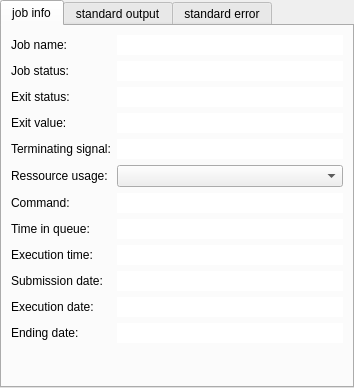
<?xml version="1.0" encoding="UTF-8"?>
<ui version="4.0">
 <class>JobInfo</class>
 <widget class="QTabWidget" name="JobInfo">
  <property name="geometry">
   <rect>
    <x>0</x>
    <y>0</y>
    <width>354</width>
    <height>388</height>
   </rect>
  </property>
  <property name="minimumSize">
   <size>
    <width>250</width>
    <height>0</height>
   </size>
  </property>
  <property name="windowTitle">
   <string>TabWidget</string>
  </property>
  <property name="currentIndex">
   <number>0</number>
  </property>
  <widget class="QWidget" name="tab_job_info">
   <attribute name="title">
    <string>job info</string>
   </attribute>
   <layout class="QFormLayout" name="formLayout">
    <item row="0" column="0">
     <widget class="QLabel" name="label_3">
      <property name="text">
       <string>Job name:</string>
      </property>
     </widget>
    </item>
    <item row="0" column="1">
     <widget class="QLineEdit" name="job_name">
      <property name="frame">
       <bool>false</bool>
      </property>
      <property name="readOnly">
       <bool>true</bool>
      </property>
     </widget>
    </item>
    <item row="1" column="0">
     <widget class="QLabel" name="label_8">
      <property name="text">
       <string>Job status:</string>
      </property>
     </widget>
    </item>
    <item row="1" column="1">
     <widget class="QLineEdit" name="job_status">
      <property name="frame">
       <bool>false</bool>
      </property>
      <property name="readOnly">
       <bool>true</bool>
      </property>
     </widget>
    </item>
    <item row="2" column="0">
     <widget class="QLabel" name="label_5">
      <property name="text">
       <string>Exit status:</string>
      </property>
     </widget>
    </item>
    <item row="2" column="1">
     <widget class="QLineEdit" name="exit_status">
      <property name="frame">
       <bool>false</bool>
      </property>
      <property name="readOnly">
       <bool>true</bool>
      </property>
     </widget>
    </item>
    <item row="3" column="0">
     <widget class="QLabel" name="label_7">
      <property name="text">
       <string>Exit value:</string>
      </property>
     </widget>
    </item>
    <item row="3" column="1">
     <widget class="QLineEdit" name="exit_value">
      <property name="frame">
       <bool>false</bool>
      </property>
     </widget>
    </item>
    <item row="4" column="0">
     <widget class="QLabel" name="label_2">
      <property name="text">
       <string>Terminating signal:</string>
      </property>
     </widget>
    </item>
    <item row="4" column="1">
     <widget class="QLineEdit" name="term_signal">
      <property name="frame">
       <bool>false</bool>
      </property>
      <property name="readOnly">
       <bool>true</bool>
      </property>
     </widget>
    </item>
    <item row="5" column="0">
     <widget class="QLabel" name="label">
      <property name="text">
       <string>Ressource usage:</string>
      </property>
     </widget>
    </item>
    <item row="5" column="1">
     <widget class="QComboBox" name="resource_usage"/>
    </item>
    <item row="6" column="0">
     <widget class="QLabel" name="label_6">
      <property name="text">
       <string>Command:</string>
      </property>
     </widget>
    </item>
    <item row="6" column="1">
     <widget class="QLineEdit" name="command">
      <property name="frame">
       <bool>false</bool>
      </property>
      <property name="readOnly">
       <bool>true</bool>
      </property>
     </widget>
    </item>
    <item row="7" column="0">
     <widget class="QLabel" name="label_11">
      <property name="text">
       <string>Time in queue:</string>
      </property>
     </widget>
    </item>
    <item row="7" column="1">
     <widget class="QLineEdit" name="time_in_queue">
      <property name="frame">
       <bool>false</bool>
      </property>
      <property name="readOnly">
       <bool>true</bool>
      </property>
     </widget>
    </item>
    <item row="8" column="0">
     <widget class="QLabel" name="label_12">
      <property name="text">
       <string>Execution time:</string>
      </property>
     </widget>
    </item>
    <item row="8" column="1">
     <widget class="QLineEdit" name="execution_time">
      <property name="frame">
       <bool>false</bool>
      </property>
      <property name="readOnly">
       <bool>true</bool>
      </property>
     </widget>
    </item>
    <item row="9" column="0">
     <widget class="QLabel" name="label_4">
      <property name="text">
       <string>Submission date:</string>
      </property>
     </widget>
    </item>
    <item row="9" column="1">
     <widget class="QLineEdit" name="submission_date">
      <property name="frame">
       <bool>false</bool>
      </property>
      <property name="readOnly">
       <bool>true</bool>
      </property>
     </widget>
    </item>
    <item row="10" column="0">
     <widget class="QLabel" name="label_9">
      <property name="text">
       <string>Execution date:</string>
      </property>
     </widget>
    </item>
    <item row="10" column="1">
     <widget class="QLineEdit" name="execution_date">
      <property name="frame">
       <bool>false</bool>
      </property>
      <property name="readOnly">
       <bool>true</bool>
      </property>
     </widget>
    </item>
    <item row="11" column="0">
     <widget class="QLabel" name="label_10">
      <property name="text">
       <string>Ending date:</string>
      </property>
     </widget>
    </item>
    <item row="11" column="1">
     <widget class="QLineEdit" name="ending_date">
      <property name="frame">
       <bool>false</bool>
      </property>
      <property name="readOnly">
       <bool>true</bool>
      </property>
     </widget>
    </item>
   </layout>
  </widget>
  <widget class="QWidget" name="tab_stdin">
   <attribute name="title">
    <string>standard output</string>
   </attribute>
   <layout class="QVBoxLayout" name="verticalLayout">
    <item>
     <widget class="QScrollArea" name="scrollArea">
      <property name="widgetResizable">
       <bool>true</bool>
      </property>
      <widget class="QWidget" name="scrollAreaWidgetContents">
       <property name="geometry">
        <rect>
         <x>0</x>
         <y>0</y>
         <width>96</width>
         <height>36</height>
        </rect>
       </property>
       <layout class="QVBoxLayout" name="verticalLayout_3">
        <item>
         <widget class="QLabel" name="stdout_file_contents">
          <property name="text">
           <string>TextLabel</string>
          </property>
          <property name="alignment">
           <set>Qt::AlignLeading|Qt::AlignLeft|Qt::AlignTop</set>
          </property>
          <property name="textInteractionFlags">
           <set>Qt::LinksAccessibleByMouse|Qt::TextSelectableByKeyboard|Qt::TextSelectableByMouse</set>
          </property>
         </widget>
        </item>
       </layout>
      </widget>
     </widget>
    </item>
    <item>
     <layout class="QHBoxLayout" name="horizontalLayout_2">
      <item>
       <widget class="QPushButton" name="stdout_refresh_button">
        <property name="text">
         <string>Refresh</string>
        </property>
       </widget>
      </item>
      <item>
       <spacer name="horizontalSpacer">
        <property name="orientation">
         <enum>Qt::Horizontal</enum>
        </property>
        <property name="sizeHint" stdset="0">
         <size>
          <width>40</width>
          <height>20</height>
         </size>
        </property>
       </spacer>
      </item>
     </layout>
    </item>
   </layout>
  </widget>
  <widget class="QWidget" name="tab_stderr">
   <attribute name="title">
    <string>standard error</string>
   </attribute>
   <layout class="QVBoxLayout" name="verticalLayout_2">
    <item>
     <widget class="QScrollArea" name="scrollArea_2">
      <property name="widgetResizable">
       <bool>true</bool>
      </property>
      <widget class="QWidget" name="scrollAreaWidgetContents_2">
       <property name="geometry">
        <rect>
         <x>0</x>
         <y>0</y>
         <width>96</width>
         <height>36</height>
        </rect>
       </property>
       <layout class="QHBoxLayout" name="horizontalLayout">
        <item>
         <widget class="QLabel" name="stderr_file_contents">
          <property name="text">
           <string>TextLabel</string>
          </property>
          <property name="alignment">
           <set>Qt::AlignLeading|Qt::AlignLeft|Qt::AlignTop</set>
          </property>
          <property name="textInteractionFlags">
           <set>Qt::LinksAccessibleByMouse|Qt::TextSelectableByKeyboard|Qt::TextSelectableByMouse</set>
          </property>
         </widget>
        </item>
       </layout>
      </widget>
     </widget>
    </item>
    <item>
     <layout class="QHBoxLayout" name="horizontalLayout_3">
      <item>
       <widget class="QPushButton" name="stderr_refresh_button">
        <property name="text">
         <string>Refresh</string>
        </property>
       </widget>
      </item>
      <item>
       <spacer name="horizontalSpacer_2">
        <property name="orientation">
         <enum>Qt::Horizontal</enum>
        </property>
        <property name="sizeHint" stdset="0">
         <size>
          <width>40</width>
          <height>20</height>
         </size>
        </property>
       </spacer>
      </item>
     </layout>
    </item>
   </layout>
  </widget>
 </widget>
 <resources/>
 <connections/>
</ui>
